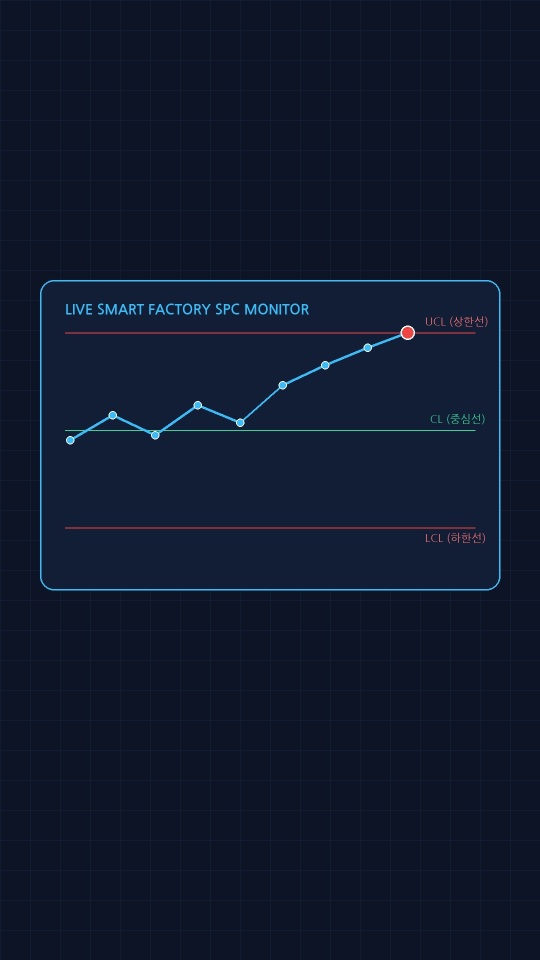
#> input picture images/slide1_bg.jpg, 1080 x 1920 px (shown at 1/2 size)
$ python -i make_clip_slides.py   (imports and definitions only)
#> lines starting #> are read from the running program, lines starting #| are printed output that depends on the picture
"""
네이버 클립 9:16 (1080x1920) 슬라이드 4장 렌더링 & ZIP 패키징 엔진
- 단독 실행(CLI): python make_clip_slides.py
- 웹 스튜디오(Streamlit) 연동 지원
- 배지 폭 자동 측정(textbbox), 긴 문장 자동 줄바꿈, 폰트/샘플 이미지 자동 세팅 포함
"""

import os
import json
import math
import shutil
import zipfile
import urllib.request
from typing import Dict, List, Tuple, Optional
from PIL import Image, ImageDraw, ImageFont, ImageFilter

WIDTH, HEIGHT = 1080, 1920


# [308 lines left out: functions ensure_fonts, ensure_sample_images, wrap_text_to_width, create_slide_1, make_standard_slide, not called in this run]


def render_slides_from_config(data: Dict, output_dir: str = "output") -> Tuple[List[str], str]:
    """
    설정 딕셔너리(data)를 받아 4장의 슬라이드 PNG와 ZIP 파일을 생성하고 경로를 반환합니다.
    """
    os.makedirs(output_dir, exist_ok=True)
    font_b_path, font_r_path = ensure_fonts(
        data.get("font_bold", "font/bold.ttf"),
        data.get("font_regular", "font/regular.ttf")
    )
    ensure_sample_images(data)

    font_b = ImageFont.truetype(font_b_path, 34)
    font_reg = ImageFont.truetype(font_r_path, 32)
    f_badge = ImageFont.truetype(font_b_path, 34)
    f_title = ImageFont.truetype(font_b_path, 54)
    f_sub = ImageFont.truetype(font_b_path, 38)
    f_cta = ImageFont.truetype(font_b_path, 34)

    project_name = data.get("project_name", "clip_project")
    generated_files = []

    for idx, slide_cfg in enumerate(data.get("slides", []), 1):
        if slide_cfg.get("type") == "vertical_bg":
            img = create_slide_1(slide_cfg, font_b, font_reg, f_badge, f_title, f_sub, f_cta)
        else:
            img = make_standard_slide(slide_cfg, font_b, font_reg, f_badge, f_title, f_sub, f_cta)

        out_name = os.path.join(output_dir, f"{project_name}_slide_{idx}.png")
        img.save(out_name, "PNG", quality=95)
        generated_files.append(out_name)
        print(f"Generated: {out_name}")

    zip_path = os.path.join(output_dir, f"{project_name}_1080x1920.zip")
    with zipfile.ZipFile(zip_path, "w", zipfile.ZIP_DEFLATED) as zf:
        for f in generated_files:
            zf.write(f, os.path.basename(f))
    print(f"\nCompleted! ZIP package created at: {zip_path}")

    return generated_files, zip_path


# [4 lines left out: function main, not called in this run]


# [2 lines not run here, left out]

>>> import cv2
>>> picture = cv2.imread('images/slide1_bg.jpg', cv2.IMREAD_GRAYSCALE)
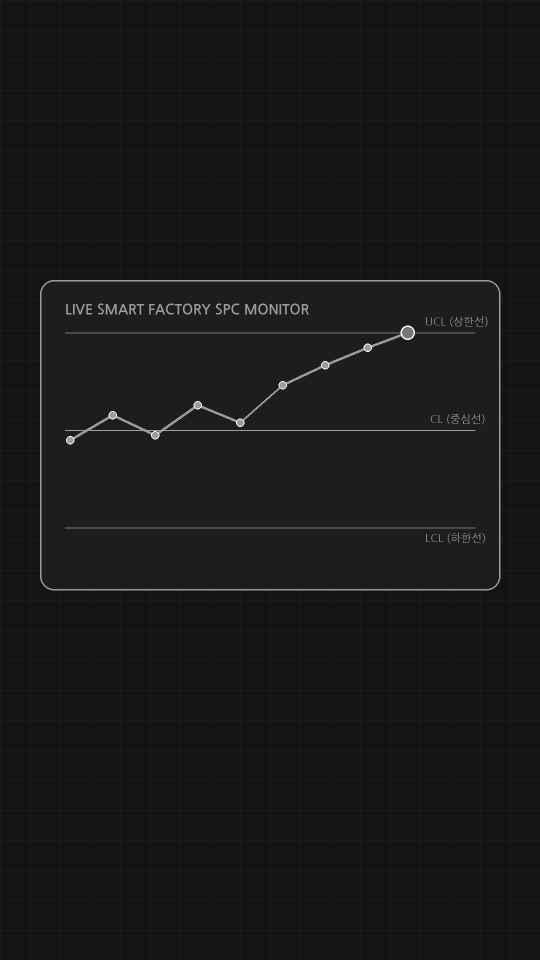
#> picture: shape (1920, 1080) (shown at 1/2 size); min 14, max 255, mean 24.3
>>> result = render_slides_from_config(picture)
#> (the run stopped early here; a loop or call above may not have finished)

$ run again, on images/photo_3.png
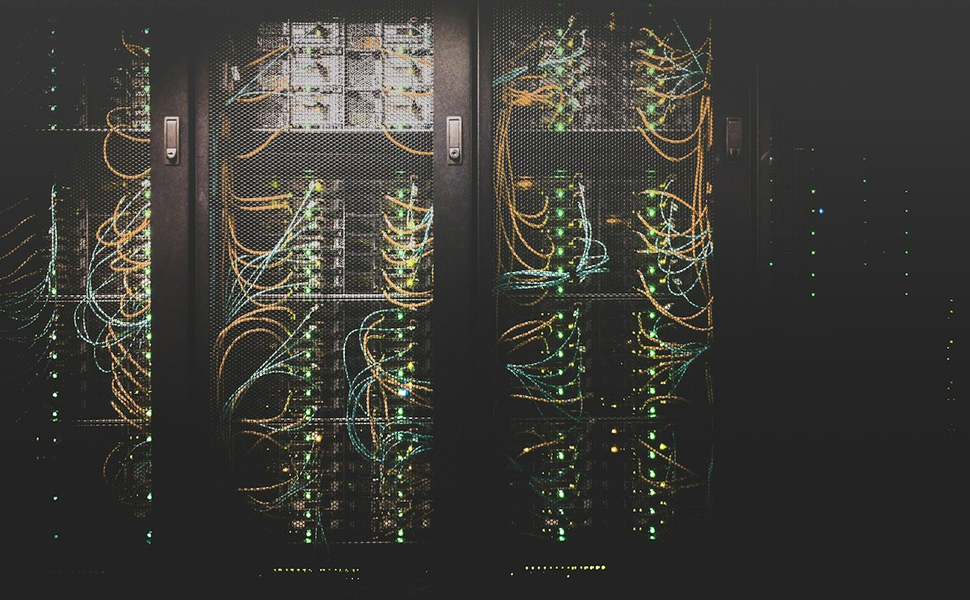
#> input picture images/photo_3.png, 970 x 600 px
#> `picture = cv2.imread('images/slide1_bg.jpg', cv2.IMREAD_GRAYSCALE)`:
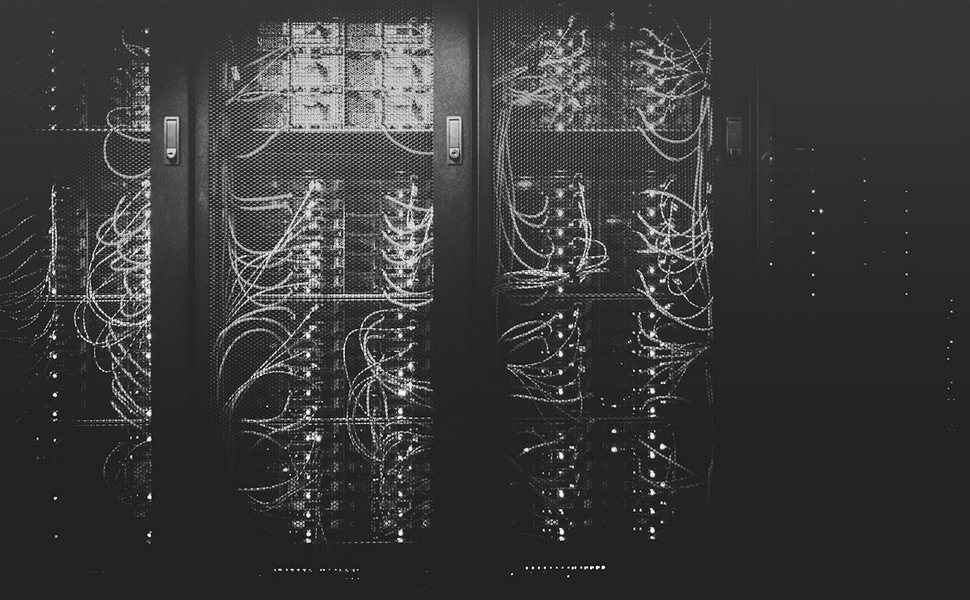
#> picture: shape (600, 970); min 0, max 255, mean 58.4
